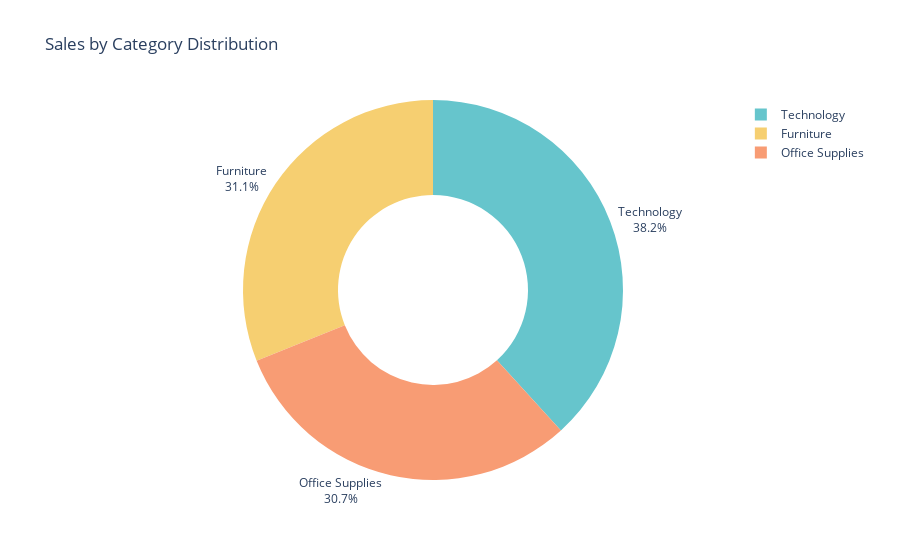

The cell this chart's notebook holds for it:
### Code cell
fig = px.pie(
    Sales_by_Category,
    values = 'Sales',
    names = 'Category',
    hole = 0.5,
    color_discrete_sequence = px.colors.qualitative.Pastel,
    title = 'Sales by Category Distribution'
)

fig.update_traces(textposition = 'outside', textinfo = 'percent+label')
fig.show()

### Figure 1 — Plotly figure (JSON) as saved in the notebook; plotly's stock layout.template omitted (floating-point values rounded to 4 significant figures)
{"data": [{"domain": {"x": [0, 1], "y": [0, 1]}, "hole": 0.5, "hovertemplate": "Category=%{label}<br>Sales=%{value}<extra></extra>", "labels": ["Furniture", "Office Supplies", "Technology"], "legendgroup": "", "name": "", "showlegend": true, "textinfo": "percent+label", "textposition": "outside", "type": "pie", "values": [330600.0, 326500.0, 406900.0]}], "layout": {"autosize": true, "legend": {"tracegroupgap": 0}, "piecolorway": ["rgb(102, 197, 204)", "rgb(246, 207, 113)", "rgb(248, 156, 116)", "rgb(220, 176, 242)", "rgb(135, 197, 95)", "rgb(158, 185, 243)", "rgb(254, 136, 177)", "rgb(201, 219, 116)", "rgb(139, 224, 164)", "rgb(180, 151, 231)", "rgb(179, 179, 179)"], "title": {"text": "Sales by Category Distribution"}}}
